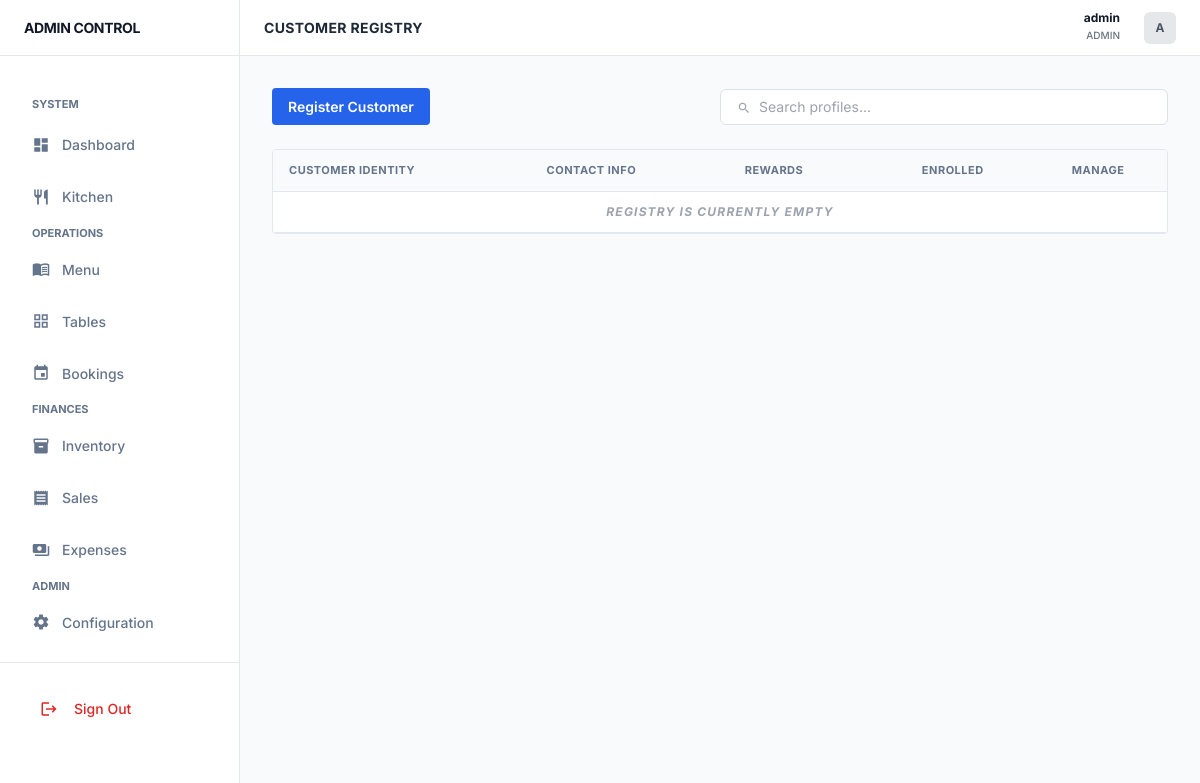
The page /customers/ (signed in) on the database as committed earlier.
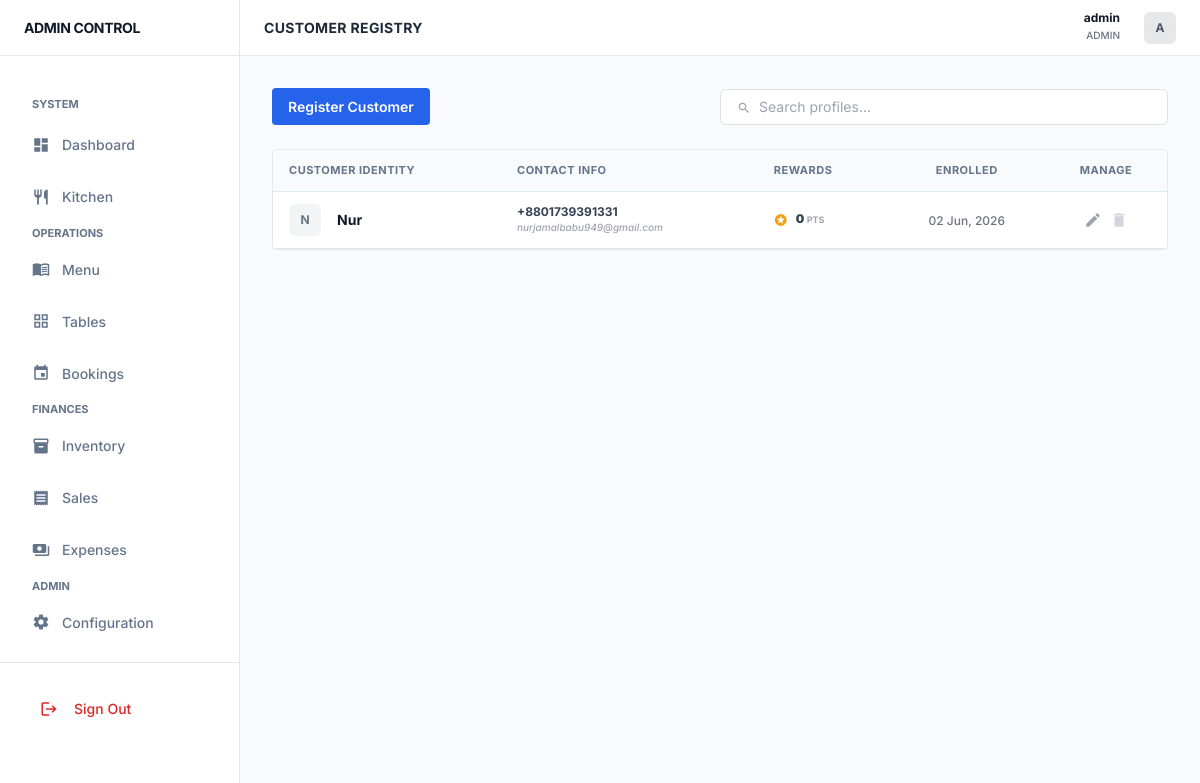
The same page on the database as committed later.
### core/models/reservation.py (models this page shows, shortened)
class Customer(models.Model):
    name = models.CharField(max_length=100)
    phone = models.CharField(max_length=20, unique=True)
    email = models.EmailField(blank=True, null=True)
    loyalty_points = models.IntegerField(default=0)
    created_at = models.DateTimeField(auto_now_add=True)

### core/views/reservation.py (the view)
class CustomerListView(LoginRequiredMixin, ListView):
    model = Customer
    template_name = 'core/customer_list.html'
    context_object_name = 'customers'

### core/context_processors.py (called while the page is built)
def low_stock_processor(request):
    if request.user.is_authenticated:
        low_stock_count = 0
        ingredients = Ingredient.objects.all()
        for item in ingredients:
            if item.current_stock <= item.low_stock_threshold:
                low_stock_count += 1
        return {'sidebar_low_stock_count': low_stock_count}
    return {'sidebar_low_stock_count': 0}

### core/templates/core/customer_list.html (shortened to what this page needs)
{% extends 'core/base.html' %}
{% block page_title %}Customer Registry{% endblock %}
{% block content %}
<div class="flex flex-col md:flex-row gap-4 items-center mb-6">
    <a href="{% url 'customer_add' %}" class="btn-flat">Register Customer</a>
    <div class="flex flex-1 max-w-md border border-gray-300 rounded bg-white px-3 py-1.5 ml-auto">
        <span class="material-icons text-gray-400 text-sm mr-2 mt-0.5">search</span>
        <input type="text" id="customerSearch" placeholder="Search profiles..." class="w-full text-sm outline-none">
    </div>
</div>
<div class="app-card overflow-hidden">
    <div class="overflow-x-auto">
        <table class="table-flat">
            <thead>
                <tr>
                    <th>Customer Identity</th>
                    <th>Contact Info</th>
                    <th>Rewards</th>
                    <th class="text-center">Enrolled</th>
                    <th class="text-center">Manage</th>
                </tr>
            </thead>
            <tbody id="customerTable">
                {% for customer in customers %}
                <tr class="hover:bg-gray-50 transition-colors">
                    <td>
                        <div class="flex items-center gap-3">
                            <div class="w-8 h-8 bg-gray-100 rounded text-gray-500 flex items-center justify-center text-xs font-bold shrink-0">
                                {{ customer.name|first|upper }}
                            </div>
                            <span class="text-sm font-bold text-gray-900">{{ customer.name }}</span>
                        </div>
                    </td>
                    <td>
                        <p class="text-xs font-bold text-gray-700">{{ customer.phone }}</p>
                        <p class="text-[10px] text-gray-400 font-medium italic">{{ customer.email|default:"No email" }}</p>
                    </td>
                    <td>
                        <div class="flex items-center gap-2">
                            <span class="material-icons text-amber-500 text-sm">stars</span>
                            <span class="text-xs font-black text-gray-700">{{ customer.loyalty_points }} <span class="text-[9px] font-bold text-gray-400 uppercase">PTS</span></span>
                        </div>
                    </td>
                    <td class="text-center">
                        <span class="text-xs font-medium text-gray-500">{{ customer.created_at|date:"d M, Y" }}</span>
                    </td>
                    <td class="text-center">
                        <div class="flex justify-center gap-2">
                            <a href="{% url 'customer_edit' customer.id %}" class="text-gray-400 hover:text-blue-600">
                                <span class="material-icons text-lg">edit</span>
                            </a>
                            <a href="{% url 'customer_delete' customer.id %}" class="text-gray-300 hover:text-red-500">
                                <span class="material-icons text-lg">delete</span>
                            </a>
                        </div>
                    </td>
                </tr>
                {% empty %}
                <tr>
                    <td colspan="5" class="py-20 text-center">
                        <p class="text-xs font-bold uppercase tracking-widest text-gray-400 italic">Registry is currently empty</p>
                    </td>
                </tr>
                {% endfor %}
            </tbody>
        </table>
    </div>
</div>
{% endblock %}

Rows that differ between the two databases and show on the page:
added Customer: name|first "N", name "Nur", phone "+8801739391331", email "nurjamalbabu949@gmail.com", loyalty_points "0", created_at "02 Jun, 2026"
Other text that changed with them:
text no longer shown: "REGISTRY IS CURRENTLY EMPTY"
